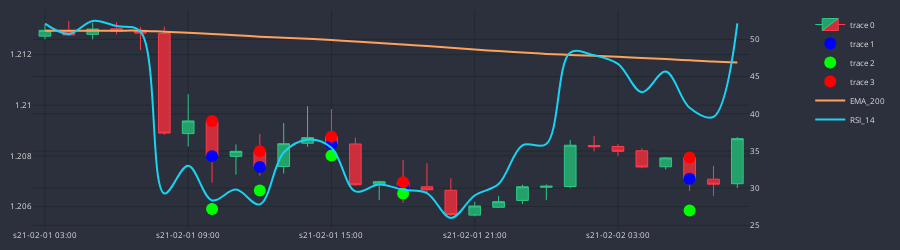

Write notebook code for a chart like this one.
### Code cell
df_plot = df_slim.iloc[70:100]
cp = CandlePlot(df_plot, candles=True)

trades = cp.df_plot[cp.df_plot.SIGNAL != NONE]

markers = ['mid_c', 'TP', 'SL']
marker_colors = ['#0000FF', '#00FF00', '#FF0000']

for i in range(3):
    cp.fig.add_trace(go.Scatter(
        x = trades.sTime,
        y = trades[markers[i]],
        mode = 'markers',
        marker=dict(color=marker_colors[i], size=12)
    ))

cp.show_plot(line_traces=["EMA_200"], sec_traces=['RSI_14'], height=250)
